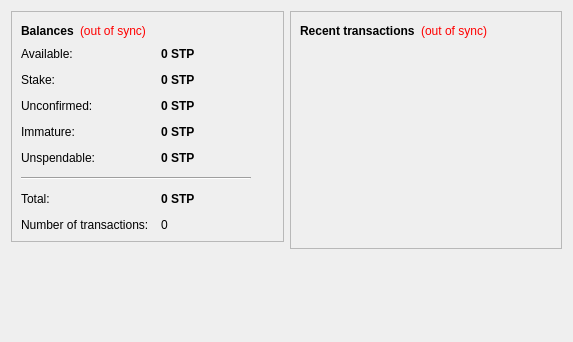
<?xml version="1.0" encoding="UTF-8"?>
<ui version="4.0">
 <class>OverviewPage</class>
 <widget class="QWidget" name="OverviewPage">
  <property name="geometry">
   <rect>
    <x>0</x>
    <y>0</y>
    <width>573</width>
    <height>342</height>
   </rect>
  </property>
  <property name="windowTitle">
   <string>Form</string>
  </property>
  <layout class="QHBoxLayout" name="horizontalLayout" stretch="1,1">
   <item>
    <layout class="QVBoxLayout" name="verticalLayout_2">
     <item>
      <widget class="QFrame" name="frame">
       <property name="frameShape">
        <enum>QFrame::StyledPanel</enum>
       </property>
       <property name="frameShadow">
        <enum>QFrame::Raised</enum>
       </property>
       <layout class="QVBoxLayout" name="verticalLayout_4">
        <item>
         <layout class="QHBoxLayout" name="horizontalLayout_4">
          <item>
           <widget class="QLabel" name="label_5">
            <property name="font">
             <font>
              <weight>75</weight>
              <bold>true</bold>
             </font>
            </property>
            <property name="text">
             <string>Balances</string>
            </property>
           </widget>
          </item>
          <item>
           <widget class="QLabel" name="labelWalletStatus">
            <property name="toolTip">
             <string>The displayed information may be out of date. Your wallet automatically synchronizes with the Scryptic network after a connection is established, but this process has not completed yet.</string>
            </property>
            <property name="styleSheet">
             <string notr="true">QLabel { color: red; }</string>
            </property>
            <property name="text">
             <string notr="true">(out of sync)</string>
            </property>
            <property name="alignment">
             <set>Qt::AlignLeading|Qt::AlignLeft|Qt::AlignVCenter</set>
            </property>
           </widget>
          </item>
          <item>
           <spacer name="horizontalSpacer_2">
            <property name="orientation">
             <enum>Qt::Horizontal</enum>
            </property>
            <property name="sizeHint" stdset="0">
             <size>
              <width>40</width>
              <height>20</height>
             </size>
            </property>
           </spacer>
          </item>
         </layout>
        </item>
        <item>
         <layout class="QFormLayout" name="formLayout_2">
          <property name="fieldGrowthPolicy">
           <enum>QFormLayout::AllNonFixedFieldsGrow</enum>
          </property>
          <property name="horizontalSpacing">
           <number>12</number>
          </property>
          <property name="verticalSpacing">
           <number>12</number>
          </property>
          <item row="0" column="0">
           <widget class="QLabel" name="labelAvailableText">
            <property name="toolTip">
             <string>Your current available balance</string>
            </property>
            <property name="text">
             <string>Available:</string>
            </property>
           </widget>
          </item>
          <item row="0" column="1">
           <widget class="QLabel" name="labelAvailable">
            <property name="font">
             <font>
              <weight>75</weight>
              <bold>true</bold>
             </font>
            </property>
            <property name="cursor">
             <cursorShape>IBeamCursor</cursorShape>
            </property>
            <property name="toolTip">
             <string>Your current available balance</string>
            </property>
            <property name="text">
             <string notr="true">0 STP</string>
            </property>
            <property name="alignment">
             <set>Qt::AlignLeading|Qt::AlignLeft|Qt::AlignVCenter</set>
            </property>
            <property name="textInteractionFlags">
             <set>Qt::LinksAccessibleByMouse|Qt::TextSelectableByKeyboard|Qt::TextSelectableByMouse</set>
            </property>
           </widget>
          </item>
          <item row="1" column="0">
           <widget class="QLabel" name="label_6">
            <property name="toolTip">
             <string>Total of coins that was staked, and do not yet count toward the current balance</string>
            </property>
            <property name="text">
             <string>Stake:</string>
            </property>
           </widget>
          </item>
          <item row="1" column="1">
           <widget class="QLabel" name="labelStake">
            <property name="font">
             <font>
              <weight>75</weight>
              <bold>true</bold>
             </font>
            </property>
            <property name="cursor">
             <cursorShape>IBeamCursor</cursorShape>
            </property>
            <property name="toolTip">
             <string>Total of coins that was staked, and do not yet count toward the current balance</string>
            </property>
            <property name="text">
             <string notr="true">0 STP</string>
            </property>
            <property name="alignment">
             <set>Qt::AlignLeading|Qt::AlignLeft|Qt::AlignVCenter</set>
            </property>
            <property name="textInteractionFlags">
             <set>Qt::LinksAccessibleByMouse|Qt::TextSelectableByKeyboard|Qt::TextSelectableByMouse</set>
            </property>
           </widget>
          </item>
          <item row="2" column="0">
           <widget class="QLabel" name="label_3">
            <property name="toolTip">
             <string>Total of transactions that have yet to be confirmed, and do not yet count toward the current balance</string>
            </property>
            <property name="text">
             <string>Unconfirmed:</string>
            </property>
           </widget>
          </item>
          <item row="2" column="1">
           <widget class="QLabel" name="labelUnconfirmed">
            <property name="font">
             <font>
              <weight>75</weight>
              <bold>true</bold>
             </font>
            </property>
            <property name="cursor">
             <cursorShape>IBeamCursor</cursorShape>
            </property>
            <property name="toolTip">
             <string>Total of transactions that have yet to be confirmed, and do not yet count toward the current balance</string>
            </property>
            <property name="text">
             <string notr="true">0 STP</string>
            </property>
            <property name="alignment">
             <set>Qt::AlignLeading|Qt::AlignLeft|Qt::AlignVCenter</set>
            </property>
            <property name="textInteractionFlags">
             <set>Qt::LinksAccessibleByMouse|Qt::TextSelectableByKeyboard|Qt::TextSelectableByMouse</set>
            </property>
           </widget>
          </item>
          <item row="3" column="0">
           <widget class="QLabel" name="labelImmatureText">
            <property name="toolTip">
             <string>Mined balance that has not yet matured</string>
            </property>
            <property name="text">
             <string>Immature:</string>
            </property>
           </widget>
          </item>
          <item row="3" column="1">
           <widget class="QLabel" name="labelImmature">
            <property name="font">
             <font>
              <weight>75</weight>
              <bold>true</bold>
             </font>
            </property>
            <property name="toolTip">
             <string>Mined balance that has not yet matured</string>
            </property>
            <property name="text">
             <string notr="true">0 STP</string>
            </property>
            <property name="alignment">
             <set>Qt::AlignLeading|Qt::AlignLeft|Qt::AlignVCenter</set>
            </property>
            <property name="textInteractionFlags">
             <set>Qt::LinksAccessibleByMouse|Qt::TextSelectableByKeyboard|Qt::TextSelectableByMouse</set>
            </property>
           </widget>
          </item>
          <item row="4" column="0">
           <widget class="QLabel" name="labelBalanceWatchOnlyText">
            <property name="toolTip">
             <string>Your unspendable balance</string>
            </property>
            <property name="text">
             <string>Unspendable:</string>
            </property>
           </widget>
          </item>
          <item row="4" column="1">
           <widget class="QLabel" name="labelBalanceWatchOnly">
            <property name="font">
             <font>
              <weight>75</weight>
              <bold>true</bold>
             </font>
            </property>
            <property name="cursor">
             <cursorShape>IBeamCursor</cursorShape>
            </property>
            <property name="toolTip">
             <string>Your unspendable balance</string>
            </property>
            <property name="text">
             <string notr="true">0 STP</string>
            </property>
            <property name="alignment">
             <set>Qt::AlignLeading|Qt::AlignLeft|Qt::AlignVCenter</set>
            </property>
            <property name="textInteractionFlags">
             <set>Qt::LinksAccessibleByMouse|Qt::TextSelectableByKeyboard|Qt::TextSelectableByMouse</set>
            </property>
           </widget>
          </item>
          <item row="5" column="0" colspan="2">
           <widget class="Line" name="line">
            <property name="maximumSize">
             <size>
              <width>230</width>
              <height>16777215</height>
             </size>
            </property>
            <property name="orientation">
             <enum>Qt::Horizontal</enum>
            </property>
           </widget>
          </item>
          <item row="6" column="0">
           <widget class="QLabel" name="labelTotalText">
            <property name="toolTip">
             <string>Your current total balance</string>
            </property>
            <property name="text">
             <string>Total:</string>
            </property>
           </widget>
          </item>
          <item row="6" column="1">
           <widget class="QLabel" name="labelTotal">
            <property name="font">
             <font>
              <weight>75</weight>
              <bold>true</bold>
             </font>
            </property>
            <property name="toolTip">
             <string>Your current total balance</string>
            </property>
            <property name="text">
             <string notr="true">0 STP</string>
            </property>
            <property name="alignment">
             <set>Qt::AlignLeading|Qt::AlignLeft|Qt::AlignVCenter</set>
            </property>
            <property name="textInteractionFlags">
             <set>Qt::LinksAccessibleByMouse|Qt::TextSelectableByKeyboard|Qt::TextSelectableByMouse</set>
            </property>
           </widget>
          </item>
          <item row="7" column="0">
           <widget class="QLabel" name="label_2">
            <property name="toolTip">
             <string>Total number of transactions in wallet</string>
            </property>
            <property name="text">
             <string>Number of transactions:</string>
            </property>
           </widget>
          </item>
          <item row="7" column="1">
           <widget class="QLabel" name="labelNumTransactions">
            <property name="toolTip">
             <string>Total number of transactions in wallet</string>
            </property>
            <property name="text">
             <string notr="true">0</string>
            </property>
           </widget>
          </item>
         </layout>
        </item>
       </layout>
      </widget>
     </item>
     <item>
      <spacer name="verticalSpacer">
       <property name="orientation">
        <enum>Qt::Vertical</enum>
       </property>
       <property name="sizeHint" stdset="0">
        <size>
         <width>20</width>
         <height>40</height>
        </size>
       </property>
      </spacer>
     </item>
    </layout>
   </item>
   <item>
    <layout class="QVBoxLayout" name="verticalLayout_3">
     <item>
      <widget class="QFrame" name="frame_2">
       <property name="frameShape">
        <enum>QFrame::StyledPanel</enum>
       </property>
       <property name="frameShadow">
        <enum>QFrame::Raised</enum>
       </property>
       <layout class="QVBoxLayout" name="verticalLayout">
        <item>
         <layout class="QHBoxLayout" name="horizontalLayout_2">
          <item>
           <widget class="QLabel" name="label_4">
            <property name="text">
             <string>&lt;b&gt;Recent transactions&lt;/b&gt;</string>
            </property>
           </widget>
          </item>
          <item>
           <widget class="QLabel" name="labelTransactionsStatus">
            <property name="toolTip">
             <string>The displayed information may be out of date. Your wallet automatically synchronizes with the Scryptic network after a connection is established, but this process has not completed yet.</string>
            </property>
            <property name="styleSheet">
             <string notr="true">QLabel { color: red; }</string>
            </property>
            <property name="text">
             <string notr="true">(out of sync)</string>
            </property>
            <property name="alignment">
             <set>Qt::AlignRight|Qt::AlignTrailing|Qt::AlignVCenter</set>
            </property>
           </widget>
          </item>
          <item>
           <spacer name="horizontalSpacer">
            <property name="orientation">
             <enum>Qt::Horizontal</enum>
            </property>
            <property name="sizeHint" stdset="0">
             <size>
              <width>40</width>
              <height>20</height>
             </size>
            </property>
           </spacer>
          </item>
         </layout>
        </item>
        <item>
         <widget class="QListView" name="listTransactions">
          <property name="styleSheet">
           <string notr="true">QListView { background: transparent; }</string>
          </property>
          <property name="frameShape">
           <enum>QFrame::NoFrame</enum>
          </property>
          <property name="verticalScrollBarPolicy">
           <enum>Qt::ScrollBarAlwaysOff</enum>
          </property>
          <property name="horizontalScrollBarPolicy">
           <enum>Qt::ScrollBarAlwaysOff</enum>
          </property>
          <property name="selectionMode">
           <enum>QAbstractItemView::NoSelection</enum>
          </property>
         </widget>
        </item>
       </layout>
      </widget>
     </item>
     <item>
      <spacer name="verticalSpacer_2">
       <property name="orientation">
        <enum>Qt::Vertical</enum>
       </property>
       <property name="sizeHint" stdset="0">
        <size>
         <width>20</width>
         <height>40</height>
        </size>
       </property>
      </spacer>
     </item>
    </layout>
   </item>
  </layout>
 </widget>
 <resources/>
 <connections/>
</ui>
